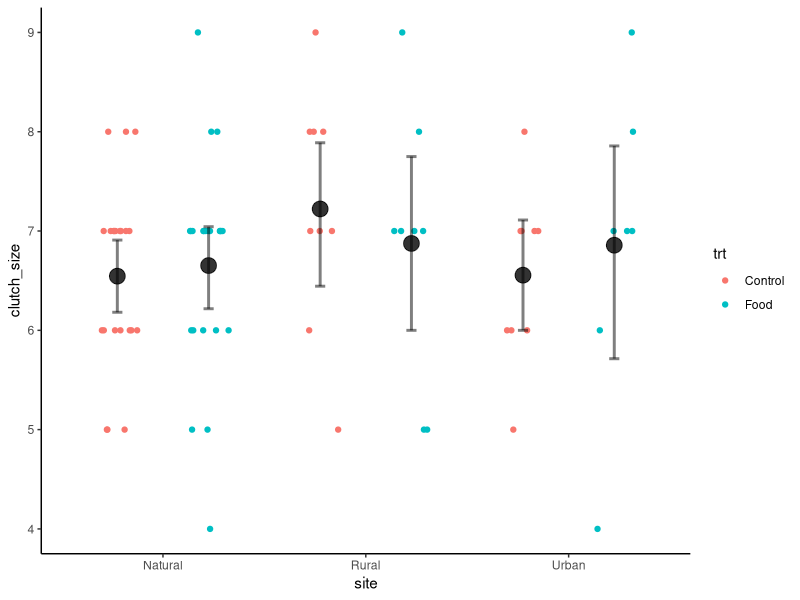
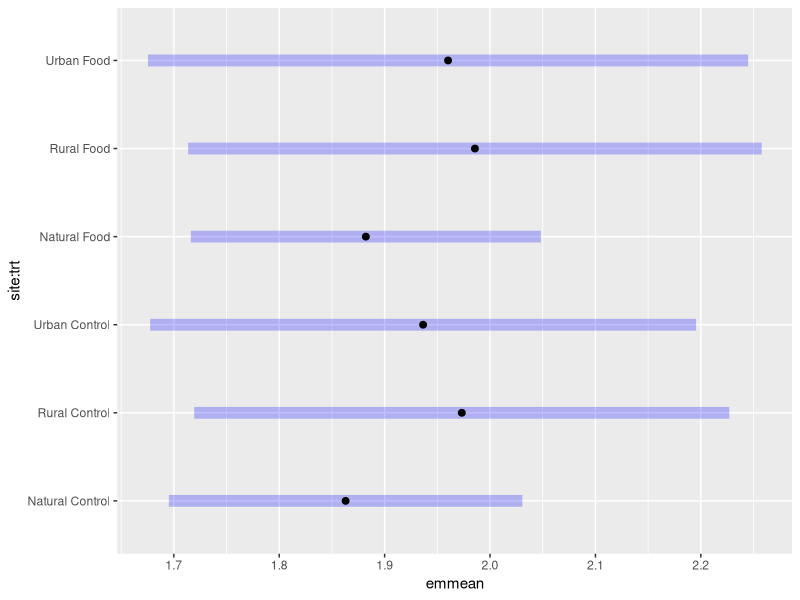
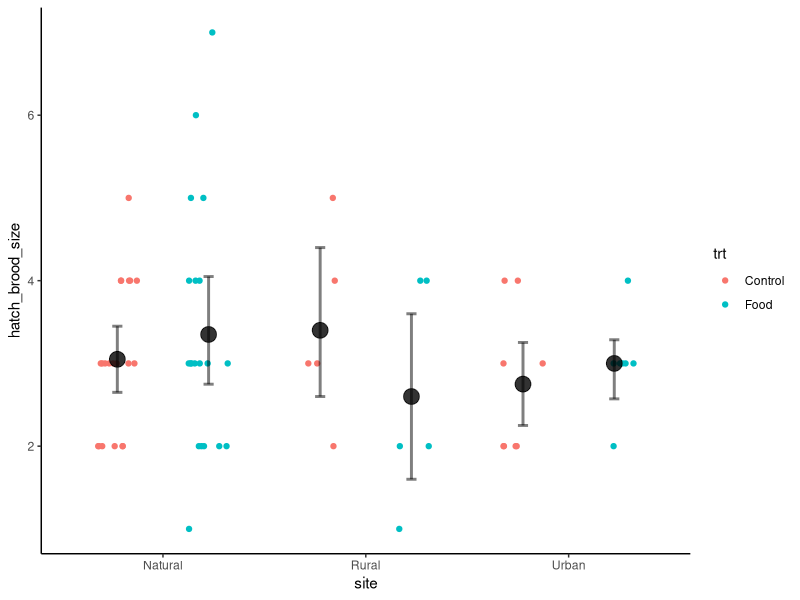
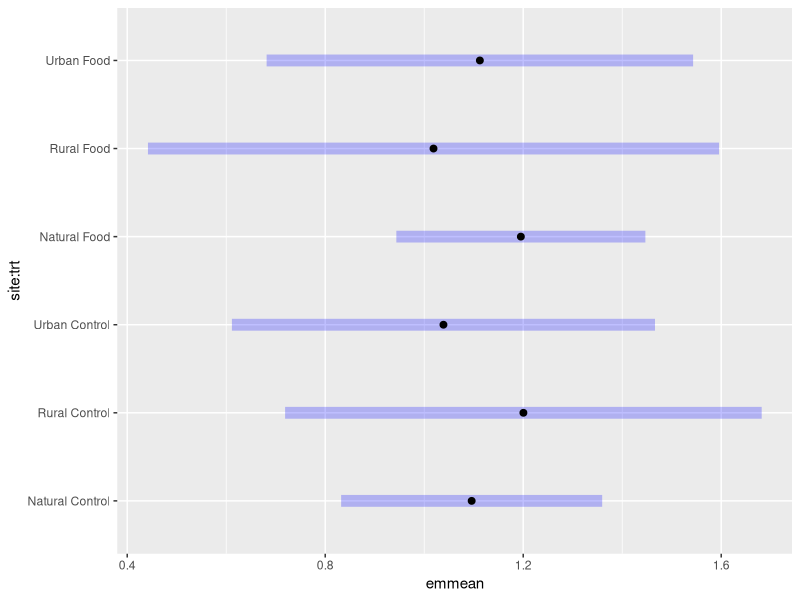
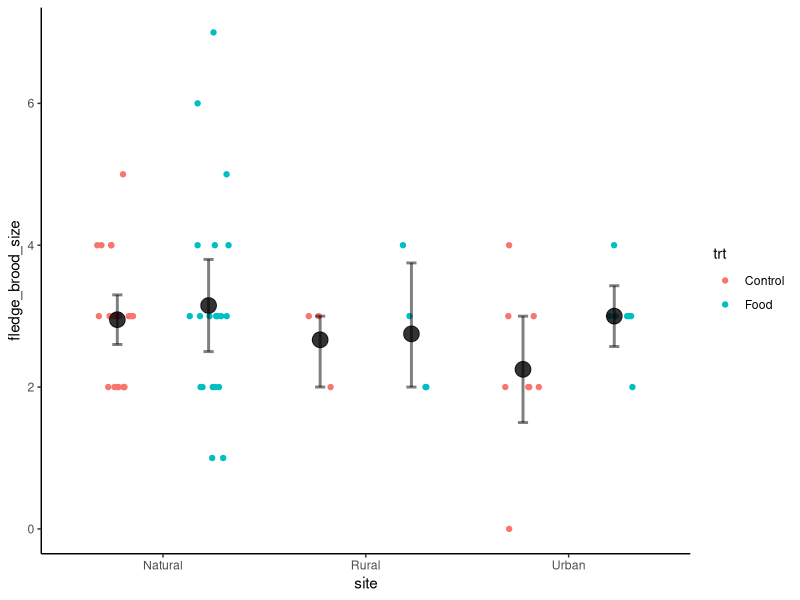
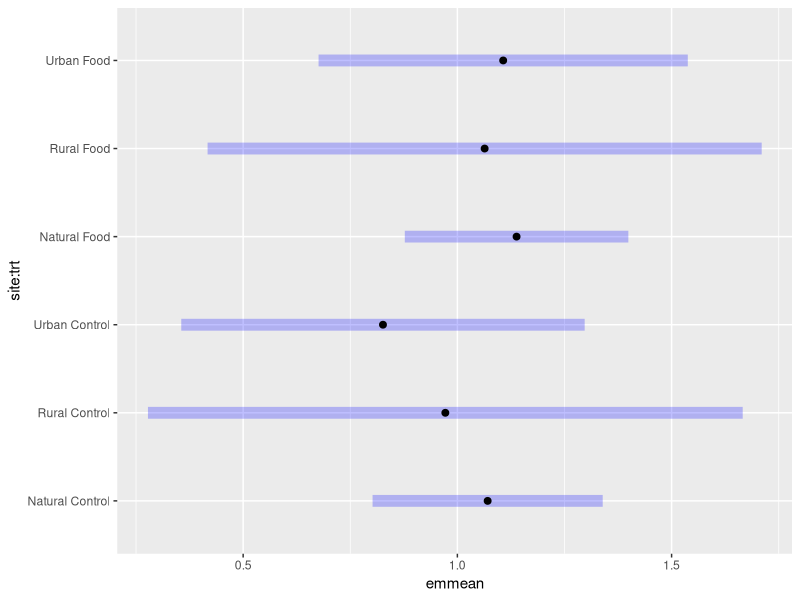

The R source for these figures, in order:

### Analysis of Nesting Success
# Clutch size, hatching brood size, and fledgling brood size

# Load Packages ----
library(ggplot2)
library(lme4)
library(lmerTest)
library(lubridate)
library(car)
library(emmeans)

# Load "nest_info.csv" 
# Hereon, data file is named "dat"
dat <- read.csv("Data/nest_info.csv")

# Clean data
dat$nest <- as.factor(dat$nest) # unique nest ID
dat$site <- as.factor(dat$site) # codes for the 3 sites: "N" natural, "R" rural, "U" urban
dat$trt <- as.factor(dat$trt) # code for treatment groups: "C" control, "T" food supplemented
dat$year <- as.factor(dat$year) # year data was collected
dat$clutch_size <- as.integer(dat$clutch_size) # number of eggs in the entire clutch
dat$hatch_brood_size <- as.integer(dat$hatch_brood_size) # number of chicks that hatched from eggs
dat$fledge_brood_size <- as.integer(dat$fledge_brood_size) # Number of chicks that fledge the nest
dat$date_first_egg <- as.Date(dat$date_first_egg, "%m/%d/%y") # modify the date the first egg was laid
dat$julian_egg <- yday(dat$date_first_egg) # julian date of first egg laid
dat$date_hatch <- as.Date(dat$date_hatch, "%m/%d/%y") # modify the date eggs hatched
dat$julian_hatch <- yday(dat$date_hatch) # julian date when eggs hatched
dat$date_fledge <- as.Date(dat$date_fledge, "%m/%d/%y") # modify the date chicks fledge the nest
dat$julian_fledge <- yday(dat$date_fledge) # julian date when chicks fledge the nest

# Rename groups
levels(dat$site)
levels(dat$site) <- c("Natural", "Rural", "Urban")
levels(dat$trt)
levels(dat$trt) <- c("Control", "Food")



################################################################################
## Clutch Size

# Subset the data to include only nests wtih clutch sizes of 3 eggs or more to exclude nests 
# that were predated
clutch <- subset(dat, clutch_size > 3)

# Visualize
ggplot(clutch, aes(x = site, y = clutch_size, colour = trt, group = trt)) +
  geom_point(position = position_jitterdodge(dodge.width = 0.9)) +
  stat_summary(fun = mean, geom = "point", size = 5, position=position_dodge(width=0.9), 
               color = "black", alpha = 0.8) +
  stat_summary(fun.data = mean_cl_boot, geom = "errorbar", width = 0.1, linewidth = 1, 
               color = "black", alpha = 0.5, position=position_dodge(width=0.9)) +
  scale_y_continuous(breaks = c(0,1,2,3,4,5,6,7,8,9)) +
  theme_classic()

#################################
# Generalized Linear Model of Clutch Size
clutch_size_model <- glm(clutch_size ~ site * trt + year + julian_egg,
          data = clutch, family = poisson)
summary(clutch_size_model)

# Post Hoc Tests
post_hoc_clutch_full_model <- emmeans(clutch_size_model, list(pairwise ~ site * trt))
pairs(post_hoc_clutch_full_model, simple = "each")
plot(post_hoc_clutch_full_model)



################################################################################
## Hatch Brood Size

# Visualize
ggplot(dat, aes(x = site, y = hatch_brood_size, colour = trt, group = trt)) +
  geom_point(position = position_jitterdodge(dodge.width = 0.9)) +
  stat_summary(fun = mean, geom = "point", size = 5, position=position_dodge(width=0.9), 
               color = "black", alpha = 0.8) +
  stat_summary(fun.data = mean_cl_boot, geom = "errorbar", width = 0.1, linewidth = 1, 
               color = "black", alpha = 0.5, position=position_dodge(width=0.9)) +
  scale_y_continuous() +
  theme_classic()

#################################
# Generalized Linear Model of Clutch Size
hatch_size_model <- glm(hatch_brood_size ~ site * trt + year + julian_hatch,
          data = dat, family = poisson)
summary(hatch_size_model)

# Post Hoc Tests
post_hoc_hatch_full_model <- emmeans(hatch_size_model, list(pairwise ~ site * trt))
pairs(post_hoc_hatch_full_model, simple = "each")
plot(post_hoc_hatch_full_model)



################################################################################
## Fledge Brood Size

# Visualize
ggplot(dat, aes(x = site, y = fledge_brood_size, colour = trt, group = trt)) +
  geom_point(position = position_jitterdodge(dodge.width = 0.9)) +
  stat_summary(fun = mean, geom = "point", size = 5, position=position_dodge(width=0.9), 
               color = "black", alpha = 0.8) +
  stat_summary(fun.data = mean_cl_boot, geom = "errorbar", width = 0.1, linewidth = 1, 
               color = "black", alpha = 0.5, position=position_dodge(width=0.9)) +
  scale_y_continuous() +
  theme_classic()

#################################
# Generalized Linear Model of Clutch Size
fledge_size_model <- glm(fledge_brood_size ~ site * trt + year + julian_fledge,
          data = dat, family = poisson)
summary(fledge_size_model)

# Post Hoc Tests
post_hoc_fledge_full_model <- emmeans(fledge_size_model, list(pairwise ~ site * trt))
pairs(post_hoc_fledge_full_model, simple = "each")
plot(post_hoc_fledge_full_model)
